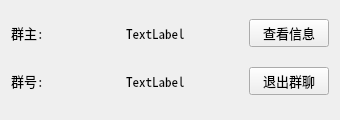
<?xml version="1.0" encoding="UTF-8"?>
<ui version="4.0">
 <class>vxgroupItem</class>
 <widget class="QWidget" name="vxgroupItem">
  <property name="geometry">
   <rect>
    <x>0</x>
    <y>0</y>
    <width>340</width>
    <height>120</height>
   </rect>
  </property>
  <property name="minimumSize">
   <size>
    <width>340</width>
    <height>120</height>
   </size>
  </property>
  <property name="maximumSize">
   <size>
    <width>340</width>
    <height>120</height>
   </size>
  </property>
  <property name="windowTitle">
   <string>Form</string>
  </property>
  <layout class="QVBoxLayout" name="verticalLayout">
   <item>
    <layout class="QHBoxLayout" name="horizontalLayout_2">
     <item>
      <widget class="QLabel" name="label">
       <property name="minimumSize">
        <size>
         <width>50</width>
         <height>0</height>
        </size>
       </property>
       <property name="font">
        <font>
         <family>Noto Sans Mono CJK SC</family>
         <pointsize>10</pointsize>
        </font>
       </property>
       <property name="text">
        <string>群主:</string>
       </property>
      </widget>
     </item>
     <item>
      <spacer name="horizontalSpacer_2">
       <property name="orientation">
        <enum>Qt::Horizontal</enum>
       </property>
       <property name="sizeHint" stdset="0">
        <size>
         <width>40</width>
         <height>20</height>
        </size>
       </property>
      </spacer>
     </item>
     <item>
      <widget class="QLabel" name="nameLab">
       <property name="font">
        <font>
         <family>Noto Sans Mono CJK SC</family>
         <pointsize>10</pointsize>
        </font>
       </property>
       <property name="text">
        <string>TextLabel</string>
       </property>
      </widget>
     </item>
     <item>
      <spacer name="horizontalSpacer">
       <property name="orientation">
        <enum>Qt::Horizontal</enum>
       </property>
       <property name="sizeHint" stdset="0">
        <size>
         <width>40</width>
         <height>20</height>
        </size>
       </property>
      </spacer>
     </item>
     <item>
      <widget class="QPushButton" name="detailBtm">
       <property name="font">
        <font>
         <family>Noto Sans Mono CJK SC</family>
         <pointsize>10</pointsize>
        </font>
       </property>
       <property name="text">
        <string>查看信息</string>
       </property>
      </widget>
     </item>
    </layout>
   </item>
   <item>
    <layout class="QHBoxLayout" name="horizontalLayout">
     <item>
      <widget class="QLabel" name="label_2">
       <property name="minimumSize">
        <size>
         <width>50</width>
         <height>0</height>
        </size>
       </property>
       <property name="font">
        <font>
         <family>Noto Sans Mono CJK SC</family>
         <pointsize>10</pointsize>
        </font>
       </property>
       <property name="text">
        <string>群号:</string>
       </property>
      </widget>
     </item>
     <item>
      <spacer name="horizontalSpacer_5">
       <property name="orientation">
        <enum>Qt::Horizontal</enum>
       </property>
       <property name="sizeHint" stdset="0">
        <size>
         <width>13</width>
         <height>40</height>
        </size>
       </property>
      </spacer>
     </item>
     <item>
      <widget class="QLabel" name="idLab">
       <property name="font">
        <font>
         <family>Noto Sans Mono CJK SC</family>
         <pointsize>10</pointsize>
        </font>
       </property>
       <property name="text">
        <string>TextLabel</string>
       </property>
      </widget>
     </item>
     <item>
      <spacer name="horizontalSpacer_6">
       <property name="orientation">
        <enum>Qt::Horizontal</enum>
       </property>
       <property name="sizeHint" stdset="0">
        <size>
         <width>13</width>
         <height>40</height>
        </size>
       </property>
      </spacer>
     </item>
     <item>
      <widget class="QPushButton" name="delelteBtm">
       <property name="font">
        <font>
         <family>Noto Sans Mono CJK SC</family>
         <pointsize>10</pointsize>
        </font>
       </property>
       <property name="text">
        <string>退出群聊</string>
       </property>
      </widget>
     </item>
    </layout>
   </item>
  </layout>
 </widget>
 <resources/>
 <connections/>
</ui>
